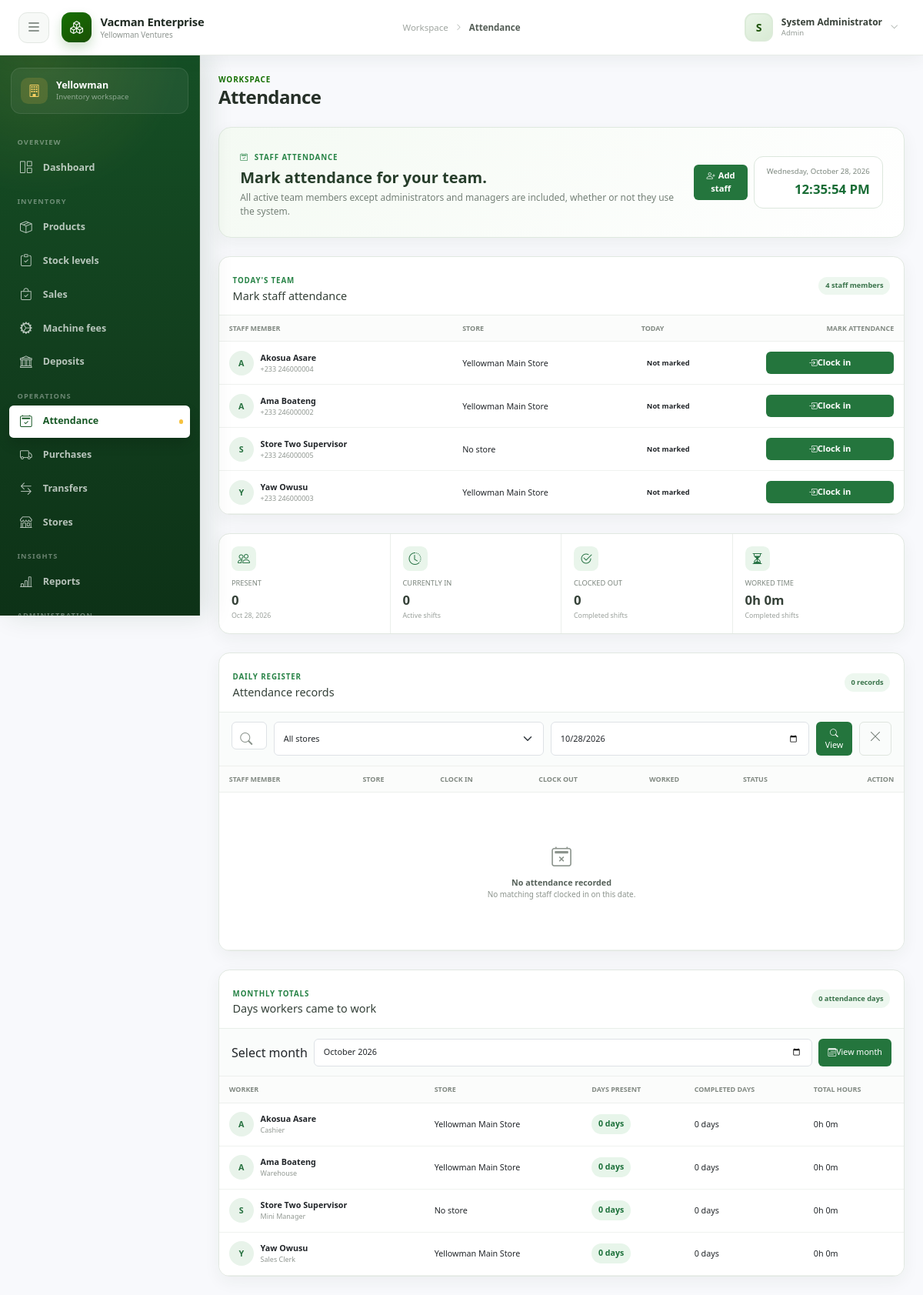
Screenshot of /attendance.php (signed in) with the database file from the repository.
### tables this page shows
CREATE TABLE IF NOT EXISTS `users` (
  `id` int(11) NOT NULL AUTO_INCREMENT,
  `username` varchar(50) NOT NULL,
  `password` varchar(255) NOT NULL,
  `full_name` varchar(100) NOT NULL,
  `email` varchar(100) DEFAULT NULL,
  `phone` varchar(20) DEFAULT NULL,
  `photo` varchar(255) DEFAULT NULL,
  `role` enum('admin','manager','mini_manager','cashier','warehouse','sales_clerk','staff') NOT NULL DEFAULT 'sales_clerk',
  `roles` varchar(255) DEFAULT NULL,
  `store_id` int(11) DEFAULT NULL,
  `status` enum('active','frozen') NOT NULL DEFAULT 'active',
  `created_at` timestamp NOT NULL DEFAULT current_timestamp(),
  `updated_at` timestamp NOT NULL DEFAULT current_timestamp() ON UPDATE current_timestamp(),
  PRIMARY KEY (`id`),
  UNIQUE KEY `username` (`username`),
  KEY `idx_username` (`username`),
  KEY `idx_role` (`role`),
  KEY `store_id` (`store_id`),
  KEY `idx_user_status` (`status`)
);

CREATE TABLE IF NOT EXISTS `stores` (
  `id` int(11) NOT NULL AUTO_INCREMENT,
  `name` varchar(100) NOT NULL,
  `location` varchar(255) NOT NULL,
  `address` text DEFAULT NULL,
  `contact_phone` varchar(20) DEFAULT NULL,
  `manager_id` int(11) DEFAULT NULL,
  `status` enum('active','inactive') DEFAULT 'active',
  `created_at` timestamp NOT NULL DEFAULT current_timestamp(),
  `updated_at` timestamp NOT NULL DEFAULT current_timestamp() ON UPDATE current_timestamp(),
  PRIMARY KEY (`id`),
  KEY `manager_id` (`manager_id`),
  KEY `idx_status` (`status`)
);

### includes/auth.php (called while the page is built, shortened)
<?php
function current_user(): ?array
{
    return $_SESSION['user'] ?? null;
}
function is_role(string ...$roles): bool
{
    $user = current_user();
    $assignedRoles = $user['roles'] ?? [$user['role'] ?? ''];
    return (bool) array_intersect($roles, $assignedRoles);
}

### includes/functions.php (called while the page is built, shortened)
<?php
function e(?string $value): string
{
    return htmlspecialchars($value ?? '', ENT_QUOTES, 'UTF-8');
}
function old(array $source, string $key, string $default = ''): string
{
    return e((string) ($source[$key] ?? $default));
}

### attendance.php (the view, shortened to what this page needs)
<?php
$pdo = db();
$user = current_user();
$assignedStoreId = (int) ($user['store_id'] ?? 0);
$canViewAll = is_role('admin', 'manager');
$canViewStore = !$canViewAll && is_role('mini_manager') && $assignedStoreId > 0;
$dateFilter = trim((string) ($_GET['attendance_date'] ?? date('Y-m-d')));
$conditions = ['a.attendance_date = :attendance_date'];
$params = [':attendance_date' => $dateFilter];
$conditions[] = "NOT FIND_IN_SET('admin', COALESCE(NULLIF(u.roles, ''), u.role))";
$conditions[] = "NOT FIND_IN_SET('manager', COALESCE(NULLIF(u.roles, ''), u.role))";
$stmt = $pdo->prepare('SELECT a.*, u.full_name, u.username, u.role, s.name AS store_name,
    CASE WHEN a.clock_out IS NULL THEN NULL ELSE TIMESTAMPDIFF(MINUTE, a.clock_in, a.clock_out) END AS worked_minutes
    FROM attendance a JOIN users u ON u.id = a.user_id LEFT JOIN stores s ON s.id = a.store_id
    WHERE ' . implode(' AND ', $conditions) . ' ORDER BY a.clock_in DESC');
$stmt->execute($params);
$records = $stmt->fetchAll();
$presentCount = count($records);
$clockedInCount = count(array_filter($records, static fn (array $row): bool => $row['clock_out'] === null));
$completedCount = $presentCount - $clockedInCount;
$workedMinutes = array_sum(array_map(static fn (array $row): int => (int) ($row['worked_minutes'] ?? 0), $records));
$staffConditions = [
    "u.status = 'active'",
    "NOT FIND_IN_SET('admin', COALESCE(NULLIF(u.roles, ''), u.role))",
    "NOT FIND_IN_SET('manager', COALESCE(NULLIF(u.roles, ''), u.role))",
];
$staffParams = [];
$staffStmt = $pdo->prepare("SELECT u.id, u.full_name, u.phone, u.store_id, s.name AS store_name,
    a.id AS attendance_id, a.clock_in, a.clock_out
    FROM users u LEFT JOIN stores s ON s.id = u.store_id
    LEFT JOIN attendance a ON a.user_id = u.id AND a.attendance_date = CURDATE()
    WHERE " . implode(' AND ', $staffConditions) . ' ORDER BY u.full_name');
$staffStmt->execute($staffParams);
$staffMembers = $staffStmt->fetchAll();
$monthFilter = trim((string) ($_GET['month'] ?? date('Y-m')));
$parsedMonth = DateTime::createFromFormat('!Y-m', $monthFilter);
$monthStart = $parsedMonth->format('Y-m-01');
$monthEnd = (clone $parsedMonth)->modify('first day of next month')->format('Y-m-d');
$summaryConditions = [
    "u.status = 'active'",
    "NOT FIND_IN_SET('admin', COALESCE(NULLIF(u.roles, ''), u.role))",
    "NOT FIND_IN_SET('manager', COALESCE(NULLIF(u.roles, ''), u.role))",
];
$summaryParams = [':month_start' => $monthStart, ':month_end' => $monthEnd];
$summaryStmt = $pdo->prepare("SELECT u.id, u.full_name, u.role, u.roles, s.name AS store_name,
    COUNT(DISTINCT a.attendance_date) AS days_present,
    COUNT(DISTINCT CASE WHEN a.clock_out IS NOT NULL THEN a.attendance_date END) AS completed_days,
    COALESCE(SUM(CASE WHEN a.clock_out IS NOT NULL THEN TIMESTAMPDIFF(MINUTE, a.clock_in, a.clock_out) ELSE 0 END), 0) AS worked_minutes
    FROM users u LEFT JOIN stores s ON s.id = u.store_id
    LEFT JOIN attendance a ON a.user_id = u.id AND a.attendance_date >= :month_start AND a.attendance_date < :month_end
    WHERE " . implode(' AND ', $summaryConditions) . '
    GROUP BY u.id, u.full_name, u.role, u.roles, s.name
    ORDER BY days_present DESC, u.full_name');
$summaryStmt->execute($summaryParams);
$monthlySummary = $summaryStmt->fetchAll();
$monthAttendanceDays = array_sum(array_map(static fn (array $row): int => (int) $row['days_present'], $monthlySummary));
require __DIR__ . '/includes/header.php';
?>
<section class="attendance-hero mb-4">
  <div><span class="attendance-overline"><i class="bi bi-calendar2-check me-2"></i>Staff attendance</span><h2>Mark attendance for your team.</h2><p>All active team members except administrators and managers are included, whether or not they use the system.</p></div>
  <div class="d-flex align-items-center gap-2"><?php if (is_role('admin')): ?><button class="btn attendance-in-button px-3" type="button" data-bs-toggle="modal" data-bs-target="#addAttendanceStaffModal"><i class="bi bi-person-plus me-1"></i>Add staff</button><?php endif; ?><div class="attendance-clock"><span><?= e(date('l, F j, Y')) ?></span><strong id="attendanceLiveClock"><?= e(date('g:i:s A')) ?></strong></div></div>
</section>
<section class="attendance-panel mb-4">
  <header class="attendance-panel-header"><div><span class="attendance-section-label">Today's team</span><h3>Mark staff attendance</h3></div><span class="attendance-result-count"><?= count($staffMembers) ?> staff member<?= count($staffMembers) === 1 ? '' : 's' ?></span></header>
  <div class="table-responsive"><table class="table attendance-table align-middle mb-0"><thead><tr><th>Staff member</th><th>Store</th><th>Today</th><th class="text-end">Mark attendance</th></tr></thead><tbody><?php if (!$staffMembers): ?><tr><td colspan="4"><div class="attendance-empty"><i class="bi bi-person-plus"></i><strong>No staff members found</strong><span><?php if (is_role('admin')): ?>Use Add staff to create a non-login staff record.<?php else: ?>Ask an administrator to add staff to your store.<?php endif; ?></span></div></td></tr><?php else: foreach ($staffMembers as $staff): ?><tr><td><div class="attendance-person"><span><?= e(strtoupper(substr($staff['full_name'], 0, 1))) ?></span><div><strong><?= e($staff['full_name']) ?></strong><small><?= e($staff['phone'] ?: 'No phone') ?></small></div></div></td><td><?= e($staff['store_name'] ?: 'No store') ?></td><td><?php if (!$staff['attendance_id']): ?><span class="attendance-status">Not marked</span><?php elseif (!$staff['clock_out']): ?><span class="attendance-status active"><i class="bi bi-clock"></i>In since <?= e(date('g:i A', strtotime($staff['clock_in']))) ?></span><?php else: ?><span class="attendance-status complete"><i class="bi bi-check-circle"></i><?= e(date('g:i A', strtotime($staff['clock_in']))) ?> — <?= e(date('g:i A', strtotime($staff['clock_out']))) ?></span><?php endif; ?></td><td class="text-end"><?php if (!$staff['attendance_id']): ?><form method="POST" class="d-inline"><?= csrf_field() ?><input type="hidden" name="staff_id" value="<?= (int) $staff['id'] ?>"><button class="btn attendance-in-button px-3" name="clock_in" value="1"><i class="bi bi-box-arrow-in-right"></i>Clock in</button></form><?php elseif (!$staff['clock_out']): ?><form method="POST" class="d-inline"><?= csrf_field() ?><input type="hidden" name="staff_id" value="<?= (int) $staff['id'] ?>"><button class="btn attendance-out-button px-3" name="clock_out" value="1"><i class="bi bi-box-arrow-right"></i>Clock out</button></form><?php else: ?><span class="attendance-done d-inline-block"><i class="bi bi-check2-circle"></i>Completed</span><?php endif; ?></td></tr><?php endforeach; endif; ?></tbody></table></div>
</section>
<section class="attendance-metrics mb-4"><div><span class="attendance-metric-icon present"><i class="bi bi-people"></i></span><span>Present</span><strong><?= $presentCount ?></strong><small><?= e(date('M j, Y', strtotime($dateFilter))) ?></small></div><div><span class="attendance-metric-icon active"><i class="bi bi-clock-history"></i></span><span>Currently in</span><strong><?= $clockedInCount ?></strong><small>Active shifts</small></div><div><span class="attendance-metric-icon complete"><i class="bi bi-check2-circle"></i></span><span>Clocked out</span><strong><?= $completedCount ?></strong><small>Completed shifts</small></div><div><span class="attendance-metric-icon hours"><i class="bi bi-hourglass-split"></i></span><span>Worked time</span><strong><?= intdiv($workedMinutes, 60) ?>h <?= $workedMinutes % 60 ?>m</strong><small>Completed shifts</small></div></section>
<section class="attendance-panel">
  <header class="attendance-panel-header"><div><span class="attendance-section-label">Daily register</span><h3>Attendance records</h3></div><span class="attendance-result-count"><?= count($records) ?> record<?= count($records) === 1 ? '' : 's' ?></span></header>
  <form class="attendance-filters" method="GET"><div class="attendance-search"><i class="bi bi-search"></i><input class="form-control" type="search" name="q" value="<?= old($_GET, 'q') ?>" placeholder="Search staff" <?= !$canViewAll && !$canViewStore ? 'disabled' : '' ?>></div><?php if ($canViewAll): ?><select class="form-select" name="store_id"><option value="0">All stores</option><?php foreach ($stores as $store): ?><option value="<?= (int) $store['id'] ?>" <?= $storeFilter === (int) $store['id'] ? 'selected' : '' ?>><?= e($store['name']) ?></option><?php endforeach; ?></select><?php endif; ?><input class="form-control" type="date" name="attendance_date" value="<?= e($dateFilter) ?>"><button class="btn attendance-filter-button"><i class="bi bi-search"></i>View</button><a class="btn attendance-clear-button" href="attendance.php"><i class="bi bi-x-lg"></i></a></form>
  <div class="table-responsive"><table class="table attendance-table align-middle mb-0"><thead><tr><th>Staff member</th><th>Store</th><th>Clock in</th><th>Clock out</th><th>Worked</th><th>Status</th><?php if (is_role('admin')): ?><th class="text-end">Action</th><?php endif; ?></tr></thead><tbody><?php if (!$records): ?><tr><td colspan="<?= is_role('admin') ? 7 : 6 ?>"><div class="attendance-empty"><i class="bi bi-calendar2-x"></i><strong>No attendance recorded</strong><span>No matching staff clocked in on this date.</span></div></td></tr><?php endif; ?></tbody></table></div>
</section>
<section class="attendance-panel mt-4">
  <header class="attendance-panel-header"><div><span class="attendance-section-label">Monthly totals</span><h3>Days workers came to work</h3></div><span class="attendance-result-count"><?= $monthAttendanceDays ?> attendance day<?= $monthAttendanceDays === 1 ? '' : 's' ?></span></header>
  <form class="attendance-filters" method="GET"><div class="d-flex align-items-center gap-2 flex-grow-1"><label class="form-label mb-0 text-nowrap" for="attendanceMonth">Select month</label><input class="form-control" id="attendanceMonth" type="month" name="month" value="<?= e($monthFilter) ?>"></div><?php if ($canViewAll && $storeFilter > 0): ?><input type="hidden" name="store_id" value="<?= $storeFilter ?>"><?php endif; ?><button class="btn attendance-filter-button"><i class="bi bi-calendar3"></i>View month</button></form>
  <div class="table-responsive"><table class="table attendance-table align-middle mb-0"><thead><tr><th>Worker</th><th>Store</th><th>Days present</th><th>Completed days</th><th>Total hours</th></tr></thead><tbody><?php if (!$monthlySummary): ?><tr><td colspan="5"><div class="attendance-empty"><i class="bi bi-calendar2-x"></i><strong>No workers found</strong></div></td></tr><?php else: foreach ($monthlySummary as $summary): ?><tr><td><div class="attendance-person"><span><?= e(strtoupper(substr($summary['full_name'], 0, 1))) ?></span><div><strong><?= e($summary['full_name']) ?></strong><small><?= e(ucwords(str_replace('_', ' ', $summary['role']))) ?></small></div></div></td><td><?= e($summary['store_name'] ?: 'No store') ?></td><td><strong class="attendance-days-count"><?= (int) $summary['days_present'] ?> day<?= (int) $summary['days_present'] === 1 ? '' : 's' ?></strong></td><td><?= (int) $summary['completed_days'] ?> day<?= (int) $summary['completed_days'] === 1 ? '' : 's' ?></td><td><?= intdiv((int) $summary['worked_minutes'], 60) ?>h <?= (int) $summary['worked_minutes'] % 60 ?>m</td></tr><?php endforeach; endif; ?></tbody></table></div>
</section>
<?php
require __DIR__ . '/includes/footer.php';
?>

### rows the page displays
users: full_name "A", full_name "Akosua Asare", phone "+233 246000004", store.name "Yellowman Main Store", role "Cashier", days_present "0", completed_days "0", worked_minutes "0"
users: full_name "A", full_name "Ama Boateng", phone "+233 246000002", store.name "Yellowman Main Store", role "Warehouse", days_present "0", completed_days "0", worked_minutes "0"
users: full_name "S", full_name "Store Two Supervisor", phone "+233 246000005", store_name "No store", role "Mini Manager", days_present "0", completed_days "0", worked_minutes "0"
users: full_name "Y", full_name "Yaw Owusu", phone "+233 246000003", store.name "Yellowman Main Store", role "Sales Clerk", days_present "0", completed_days "0", worked_minutes "0"

### other values shown
APP_NAME "Vacman Enterprise"
BUSINESS_NAME "Yellowman Ventures"
$pageTitle "Attendance"
substr($user['full_name'] ?? 'U', 0, 1) "S"
$user['full_name'] "System Administrator"
implode(' · ', $userRoleLabels) "Admin"
count($staffMembers) "4"
$presentCount "0"
date('M j, Y', strtotime($dateFilter)) "Oct 28, 2026"
$clockedInCount "0"
$completedCount "0"
intdiv($workedMinutes, 60) "0"
$workedMinutes % 60 "0"
count($records) "0"
$monthAttendanceDays "0"
